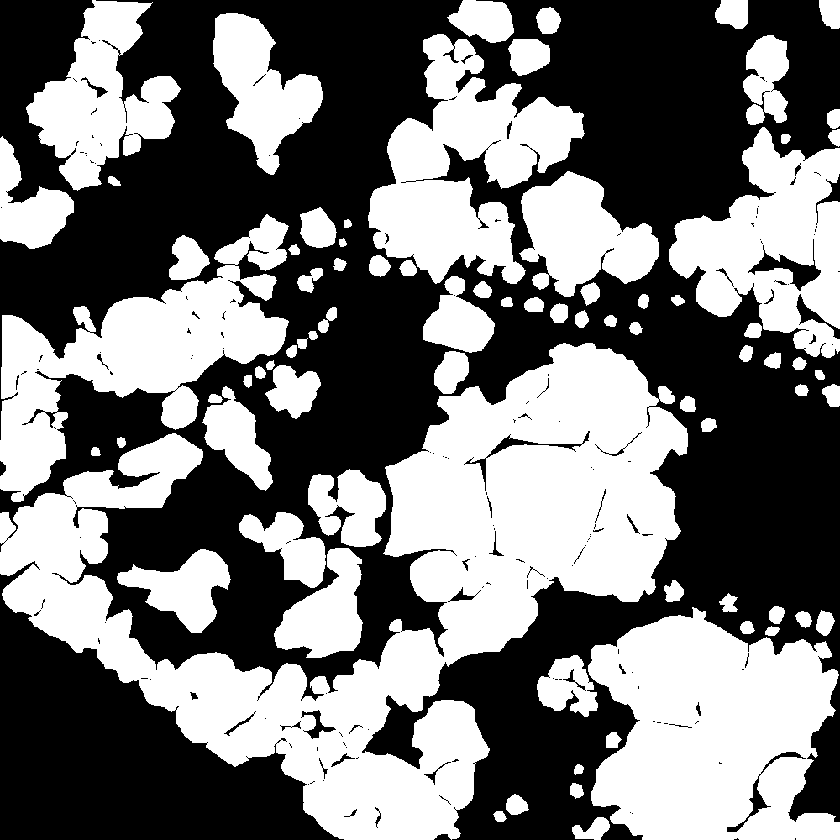
#> input picture image/mask_single_2.tif, 840 x 840 px, shrunk from 1000 x 1000 before the run
$ python weighted_map.py
#> lines starting #> are read from the running program, lines starting #| are printed output that depends on the picture; after the words box and inside, x2 and y2 are one past the last pixel; in counts of white or black regions, pixels touching at a corner belong together
#> `mask = io.imread(mask_2)`: mask: shape (840, 840); values 0 (black) and 1 (white), 46.5% white; 79 white regions, largest, box (x1, y1, x2, y2) and area: (0, 343, 688, 840) 120773, (588, 607, 840, 840) 43035, (0, 214, 289, 502) 29888
import numpy as np
from skimage import io
from skimage.filters import laplace, gaussian
# from skimage.filters.edges import convolve
from scipy.ndimage import convolve
from matplotlib import pyplot as plt
from scipy.ndimage.morphology import distance_transform_edt
from utility import plot_mask


def mask_to_weighted(mask, w=10, b=1, sigma=3, method="gaussian"):
#> called with w = 10, b = 1, sigma = 3, method = 'gaussian'
    res = mask.copy()
    res = laplace(res, ksize=3)
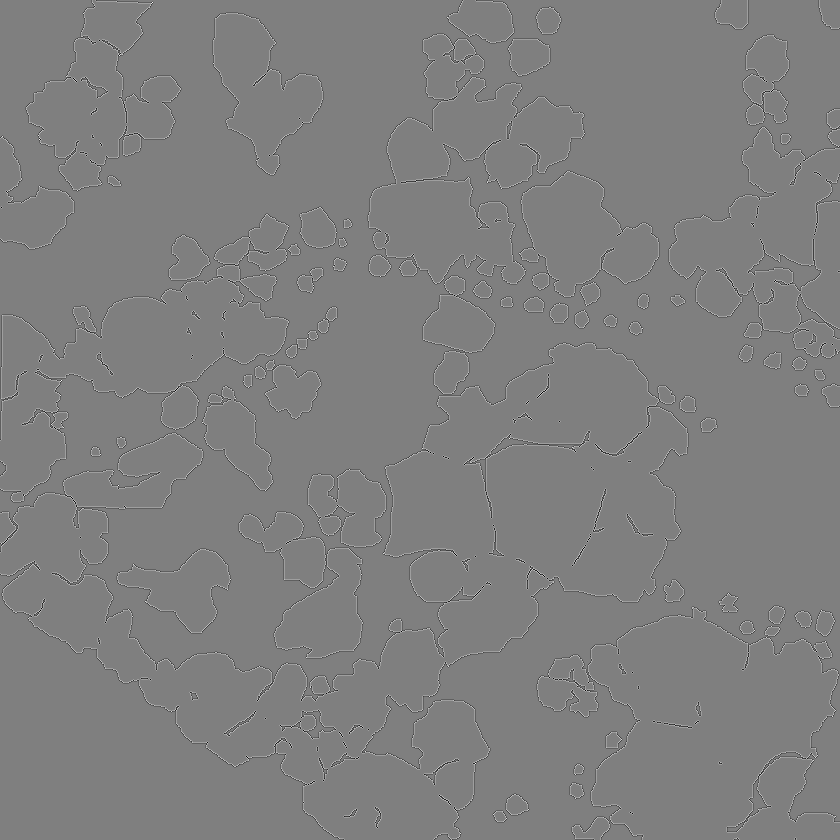
#> res: shape (840, 840) float64; min -0.0157, max 0.0157, mean 1.57e-22; drawn with min black and max white
    res = (res != 0)
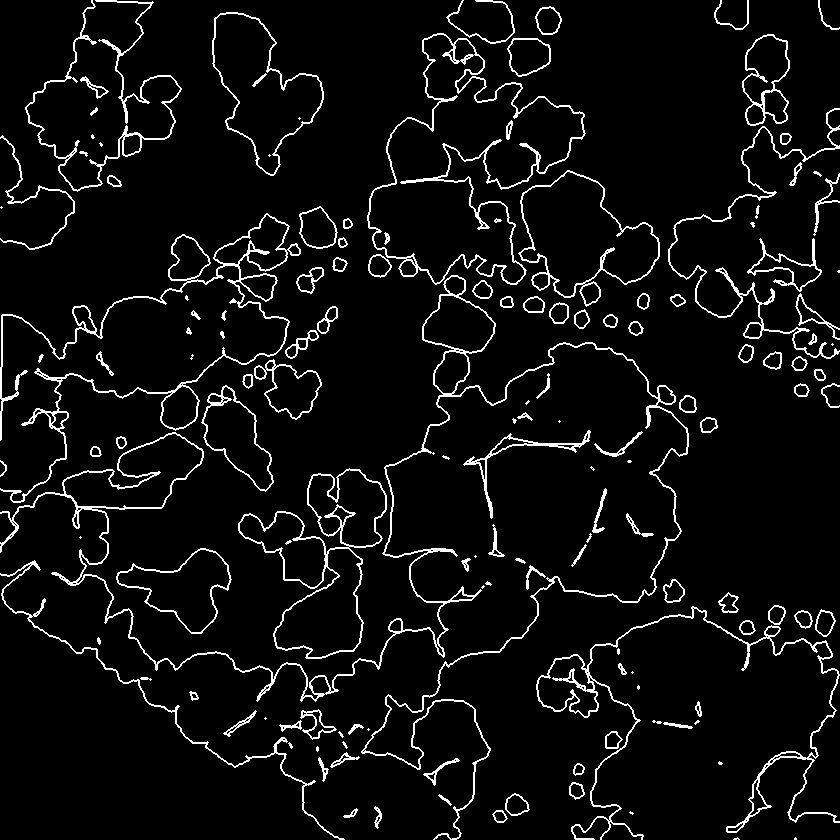
#> res: shape (840, 840) bool; 5.8% white in thin lines or dots
    res = res.astype(np.float32)
#> res: shape (840, 840) float32; values 0 (black) and 1 (white), 5.8% white in thin lines or dots
    if method == "gaussian":
        return w * gaussian(res, sigma) + b
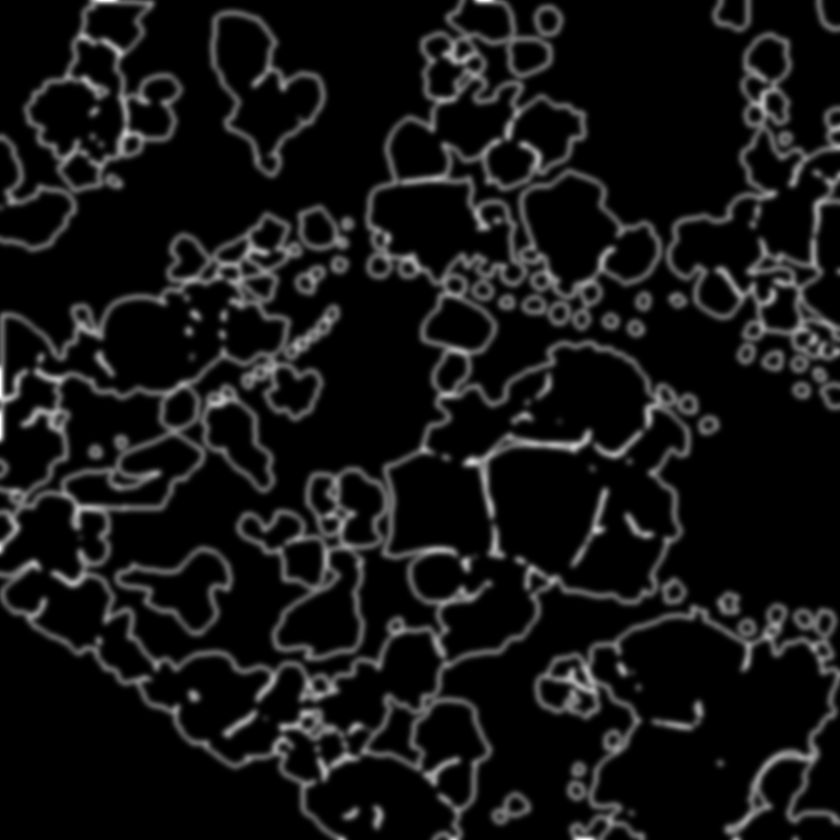
#> returned value: shape (840, 840) float32; min 1, max 7.99, mean 1.58; drawn with min black and max white
    elif method == "distance":
        res = distance_transform_edt(1 - res)
        return w * np.exp(-res ** 2 / (2 * sigma ** 2)) + b
    else:
        raise ValueError("Please select method as either 'gaussian' or distance'.")


if __name__ == '__main__':
    mask_2 = r'image/mask_single_2.tif'
    mask = io.imread(mask_2)

    # [7 lines of commented-out code are left out]
    weight = mask_to_weighted(mask, w=10, b=1, method='gaussian')
    # plt.subplot(121)
    # plt.imshow(mask)
    # plot_mask(mask)
    #
    # # plt.subplot(132)
    # # plt.imshow(res, cmap=plt.cm.inferno)
    #
    # plt.subplot(122)
    plt.imshow(weight, cmap=plt.cm.inferno, alpha=1)
    #
    plt.show()

$ run again, with image/mask_28.tif copied over image/mask_single_2.tif
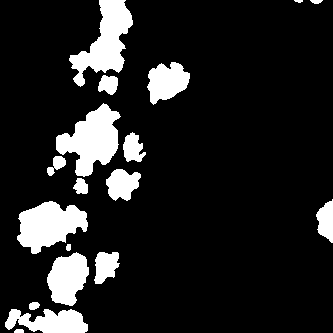
#> input picture image/mask_28.tif, 333 x 333 px
#> mask: shape (333, 333); values 0 (black) and 1 (white), 13.4% white; 18 white regions, largest, box (x1, y1, x2, y2) and area: (56, 103, 121, 177) 2609, (69, 0, 133, 87) 2513, (17, 201, 88, 254) 2365
#> in mask_to_weighted, `res = laplace(res, ksize=3)`:
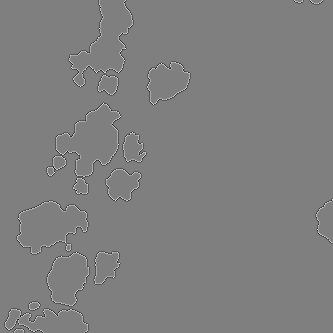
#> res: shape (333, 333) float64; min -0.0118, max 0.0118, mean 0; drawn with min black and max white
#> in mask_to_weighted, `return w * gaussian(res, sigma) + b`:
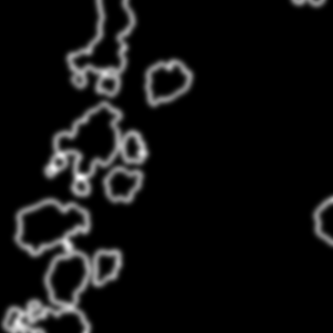
#> returned value: shape (333, 333) float32; min 1, max 5.82, mean 1.32; drawn with min black and max white
